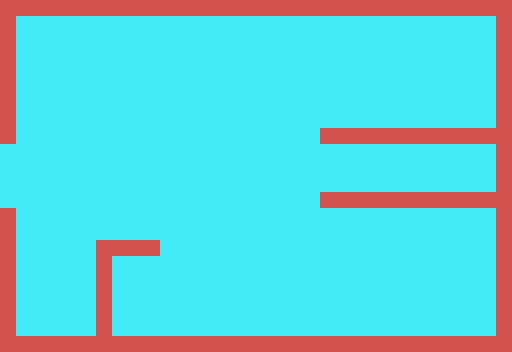

Rendered tile map (Tiled .tmx) drawn with the repository's tilesets; below, a short description and the full map source, tile grids included:
An orthogonal 32x22 tile map with 16x16 px tiles, 1 tile layer (Capa de patrones 1).

<map version="1.9" tiledversion="1.9.2" orientation="orthogonal" renderorder="left-up" width="32" height="22" tilewidth="16" tileheight="16" infinite="0" nextlayerid="2" nextobjectid="1">
 <editorsettings>
  <export target="sea_1.csv" format="csv" />
 </editorsettings>
 <tileset firstgid="1" source="sea.tsx" />
 <layer id="1" name="Capa de patrones 1" width="32" height="22">
  <data encoding="csv">
4,4,4,4,4,4,4,4,4,4,4,4,4,4,4,4,4,4,4,4,4,4,4,4,4,4,4,4,4,4,4,4,
4,3,3,3,3,3,3,3,3,3,3,3,3,3,3,3,3,3,3,3,3,3,3,3,3,3,3,3,3,3,3,4,
4,3,3,3,3,3,3,3,3,3,3,3,3,3,3,3,3,3,3,3,3,3,3,3,3,3,3,3,3,3,3,4,
4,3,3,3,3,3,3,3,3,3,3,3,3,3,3,3,3,3,3,3,3,3,3,3,3,3,3,3,3,3,3,4,
4,3,3,3,3,3,3,3,3,3,3,3,3,3,3,3,3,3,3,3,3,3,3,3,3,3,3,3,3,3,3,4,
4,3,3,3,3,3,3,3,3,3,3,3,3,3,3,3,3,3,3,3,3,3,3,3,3,3,3,3,3,3,3,4,
4,3,3,3,3,3,3,3,3,3,3,3,3,3,3,3,3,3,3,3,3,3,3,3,3,3,3,3,3,3,3,4,
4,3,3,3,3,3,3,3,3,3,3,3,3,3,3,3,3,3,3,3,3,3,3,3,3,3,3,3,3,3,3,4,
4,3,3,3,3,3,3,3,3,3,3,3,3,3,3,3,3,3,3,3,4,4,4,4,4,4,4,4,4,4,4,4,
3,3,3,3,3,3,3,3,3,3,3,3,3,3,3,3,3,3,3,3,3,3,3,3,3,3,3,3,3,3,3,4,
3,3,3,3,3,3,3,3,3,3,3,3,3,3,3,3,3,3,3,3,3,3,3,3,3,3,3,3,3,3,3,4,
3,3,3,3,3,3,3,3,3,3,3,3,3,3,3,3,3,3,3,3,3,3,3,3,3,3,3,3,3,3,3,4,
3,3,3,3,3,3,3,3,3,3,3,3,3,3,3,3,3,3,3,3,4,4,4,4,4,4,4,4,4,4,4,4,
4,3,3,3,3,3,3,3,3,3,3,3,3,3,3,3,3,3,3,3,3,3,3,3,3,3,3,3,3,3,3,4,
4,3,3,3,3,3,3,3,3,3,3,3,3,3,3,3,3,3,3,3,3,3,3,3,3,3,3,3,3,3,3,4,
4,3,3,3,3,3,4,4,4,4,3,3,3,3,3,3,3,3,3,3,3,3,3,3,3,3,3,3,3,3,3,4,
4,3,3,3,3,3,4,3,3,3,3,3,3,3,3,3,3,3,3,3,3,3,3,3,3,3,3,3,3,3,3,4,
4,3,3,3,3,3,4,3,3,3,3,3,3,3,3,3,3,3,3,3,3,3,3,3,3,3,3,3,3,3,3,4,
4,3,3,3,3,3,4,3,3,3,3,3,3,3,3,3,3,3,3,3,3,3,3,3,3,3,3,3,3,3,3,4,
4,3,3,3,3,3,4,3,3,3,3,3,3,3,3,3,3,3,3,3,3,3,3,3,3,3,3,3,3,3,3,4,
4,3,3,3,3,3,4,3,3,3,3,3,3,3,3,3,3,3,3,3,3,3,3,3,3,3,3,3,3,3,3,4,
4,4,4,4,4,4,4,4,4,4,4,4,4,4,4,4,4,4,4,4,4,4,4,4,4,4,4,4,4,4,4,4
</data>
 </layer>
</map>